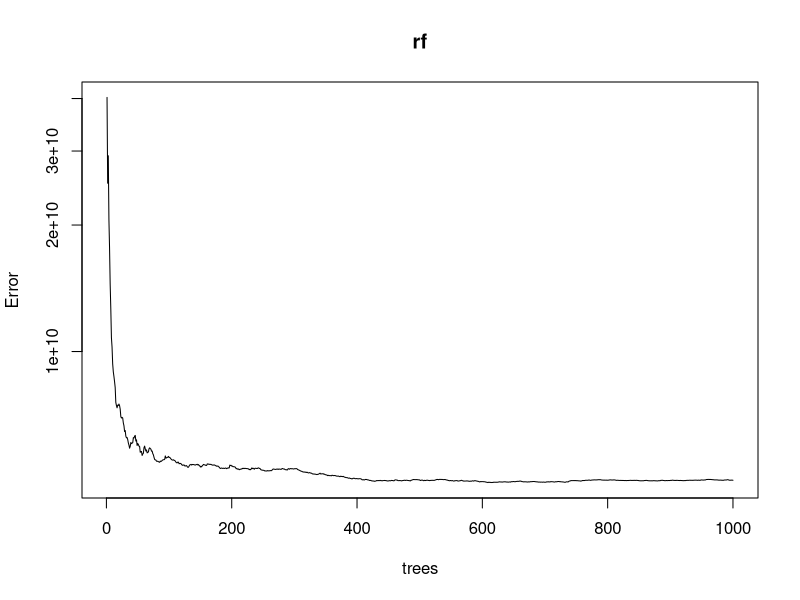

This figure's R source:
library(readxl)
library(dplyr)
library(ggplot2)
library(tidyverse)
library(randomForest)
library(datasets)
library(caret)
library(mlbench)

redfin  <- read_xlsx("redfindata.xlsx", 
                      col_types = c("date", # SELLDATE
                                    "skip", # SELLMONTH
                                    "skip", # SELLYEAR
                                    "skip", # ADDRESS
                                    "skip", # CITY
                                    "skip", # STATE
                                    "text", # ZIP
                                    "numeric", # PRICE
                                    "numeric", # BEDS
                                    "numeric", # BATHS
                                    "skip", # LOCATION
                                    "numeric", # SQFT
                                    "numeric", # LOTSIZE
                                    "numeric", #YARDSPACE
                                    "skip", # YEARBUILT
                                    "numeric", #SELLAGE
                                    "numeric", # PRICE_SQFT
                                    "numeric", # HOA_MONTH
                                    "numeric", # MLS#
                                    "skip", # LATITUDE
                                    "skip" # LONGITUDE
                            )) %>% 
  na.omit %>%
  remove_rownames %>% 
  column_to_rownames(var="MLS#") %>%
  filter(SELLDATE <= "2022-12-31") %>%
  filter(YARDSPACE >= 0)

###XIAOYAN VARIABLES###
  #total beds and bath
  redfin$BEDS_BATHS_TOTAL <- redfin$BEDS + redfin$BATHS
  
  #baths and beds ratio
  redfin$BATH_BED_RATIO <- ifelse(redfin$BEDS==0,NA, redfin$BATHS/redfin$BEDS)
  
  #living squarefeet and beds ratio
  redfin$SQFT_BEDS_RATIO <- ifelse(redfin$BEDS==0, NA, redfin$SQFT/redfin$BEDS)

# sort by date, recreate sell month (.csv hampers it)
redfin <- redfin[order(as.Date(redfin$SELLDATE, format="%d/%m/%Y")),]
redfin$SELLMONTH <- format(as.Date(redfin$SELLDATE, format="%yyyy-%m-%d"),"%m-%y")
redfin$REALMONTH <- format(floor_date(redfin$SELLDATE, unit = "month") - months(1), "%m-%y")

### merge in HPI data
hpi <- read.csv("DallasHPI.csv")
hpi$DATE <- format(mdy(hpi$DATE),"%m-%y")

# account for lag (xiaoyan's)
hpi<- hpi %>%
  mutate(HPI_LAG1 = lag(HPI)) %>%
  mutate(HPI_LAG3 = lag(HPI, n=3)) %>%
  mutate(HPI_LAG6 = lag(HPI, n=6))

# create the hpi percentage change (xiaoyan's)
hpi$HPI_1M_PCT <- (hpi$HPI-hpi$HPI_LAG1)/hpi$HPI_LAG1
hpi$HPI_3M_PCT <- (hpi$HPI-hpi$HPI_LAG3)/hpi$HPI_LAG3
hpi$HPI_6M_PCT <- (hpi$HPI-hpi$HPI_LAG6)/hpi$HPI_LAG6

df <- merge(redfin, hpi, by.x="REALMONTH", by.y="DATE")

# factorize some variables, drop the ones we don't need
drop <- c("REALMONTH","SELLDATE", "SELLMONTH")
df <- df[ , !(names(df) %in% drop)]

df$ZIP <- as.factor(df$ZIP)

# summary(redfin)
# hist(redfin$PRICE)
# scatterplot3d::scatterplot3d(redfin$`SOLD DATE`,redfin$PRICE,redfin$`PRICE/SQFT`)
# boxplot(redfin$PRICE ~ redfin$SELLMONTH)

## standardize numeric data
# df <- df %>% mutate_if(is.numeric,scale)


# divide test and train data
set.seed(48)
ind <- sample(2, nrow(redfin), replace=TRUE, prob=c(0.7,0.3))
train <- df[ind==1,]
test <- df[ind==2,]

mtry <- sqrt(ncol(df))

rf <- randomForest(PRICE ~ ., data=train, importance=TRUE, proximity=TRUE, ntree=1000)
rf.plot <- plot(rf, log="y")


train.pred <- train
train.pred$PRED <- predict(rf, train)
train.pred$DIFF <- scale(train.pred$PRED) - scale(train.pred$PRICE)
train.avgdiff <- mean(train.pred$DIFF)

test.pred <- test
test.pred$PRED <- predict(rf, test)
test.pred$DIFF <- scale(test.pred$PRED) - scale(test.pred$PRICE)
test.avgdiff <- mean(test.pred$DIFF)

# see what variable causes the most error
cor(as.matrix(test.pred$DIFF,as.matrix(sapply(test.pred, is.numeric))))
